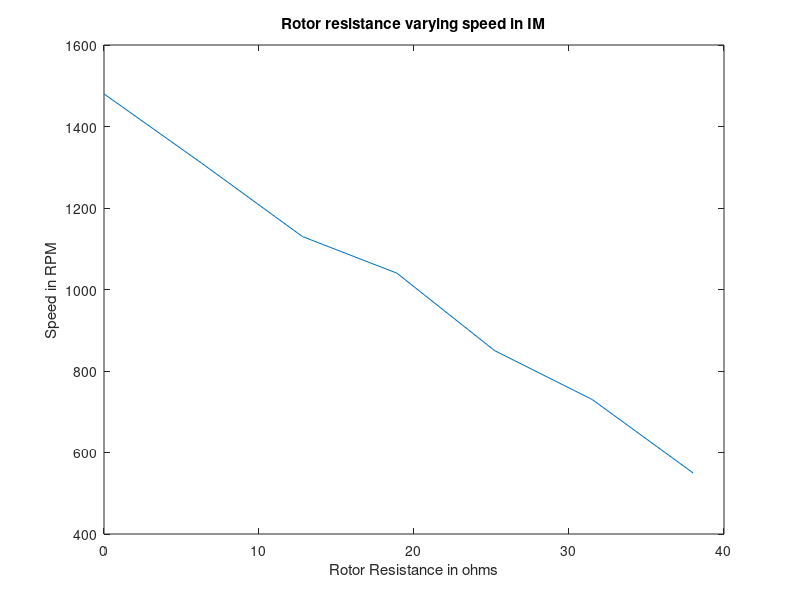

MATLAB code to generate this figure:
resistance = [0 6.3 12.8 18.9 25.2 31.5 38];
speed = [1480 1310 1130 1040 850 730 550];

plot(resistance, speed)
title('Rotor resistance varying speed in IM')
xlabel('Rotor Resistance in ohms')
ylabel('Speed in RPM')